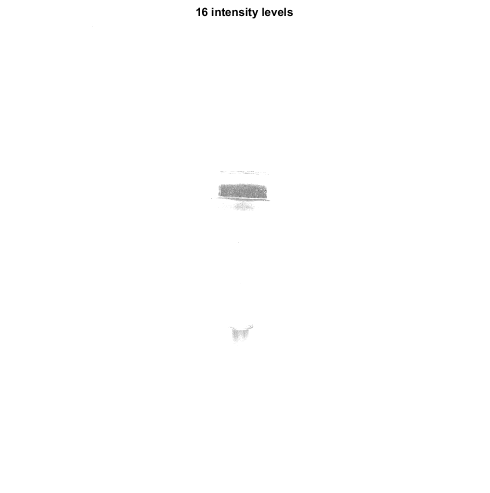
%> input picture Projeto 2/Scripts/drip-bottle-0-15.tif, 980 x 985 px, given in place of drip-bottle-0-15.tif.drip-bottle-0-255.tif, which was not available (shown at 1/2 size)
$ octave main.m   (GNU Octave 9; MATLAB toolbox functions it lacks are replaced by stand-ins)
%> lines starting %> are read from the running program, lines starting %| are printed output that depends on the picture; pictures that were not available may be replaced by others from this repository, and a replacement may not be noted
%> the answer given: drip-bottle-0-15.tif
%> the answer given: drip-bottle-0-255.tif
### Projeto 2/Scripts/changIntensity.m
function changIntensity(f)
%> called with f = 'drip-bottle-0-15.tif.drip-bottle-0-255.tif'
    imagem = imread(f);
%> imagem is the input picture: size 985x980x3 uint8; min 0, max 255, mean 254.4
    handler = figure(1)
    h1 = subplot(2,2,1)
    image = imshow(imagem,[0 255]);
    title("256 intensity levels")
    h2 = subplot(2,2,2)
    image2 = imshow(imagem,[0 128]);
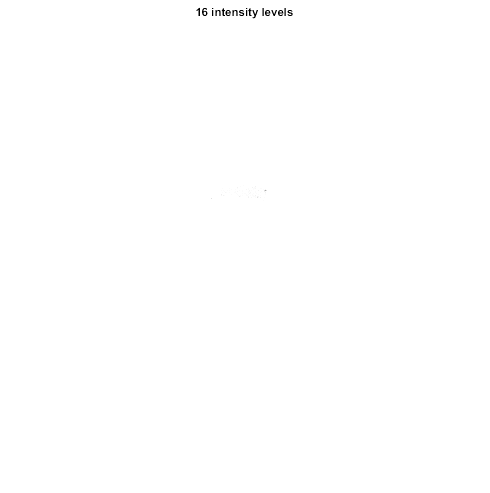
%> displayed picture: size 985x980x3, on the screen's scale of 0 to 255 (shown at 1/2 size); min 0, max 255, mean 254.7
    title("128 intensity levels")
    h3 = subplot(2,2,3)
    image3 = imshow(imagem, [0 64]);
    title("64 intensity levels")
    h4 = subplot(2,2,4)
    image4 = imshow(imagem, [0 32]);
    title("32 intensity levels")
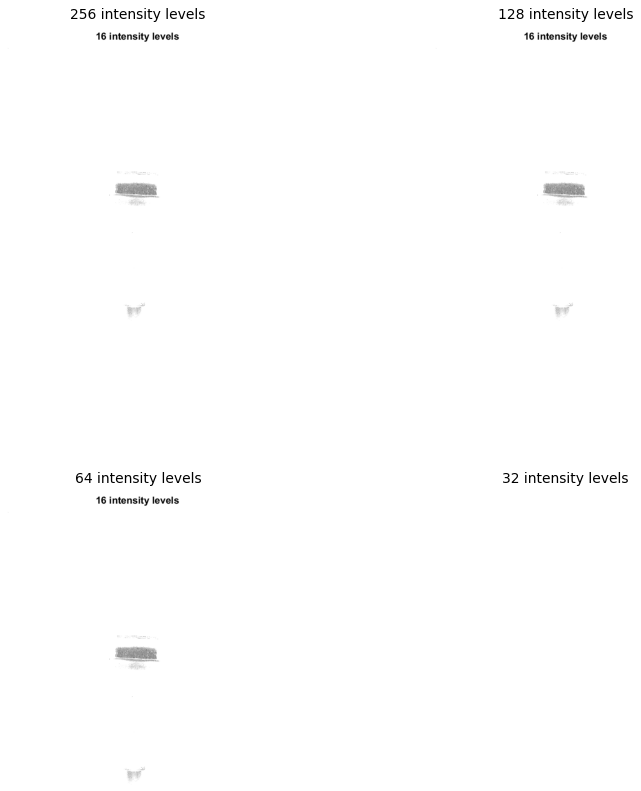
%> figure redrawn from the program's plot data, 4 panels
    saveas(handler, 'four-images','jpg')
end

### Projeto 2/Scripts/imgSave.m
function imgSave(f)
%> called with f = 'drip-bottle-0-15.tif.drip-bottle-0-255.tif'
    imagem = imread(f);
    h1 = figure(1);
    img1 = imshow(imagem,[0 255]);
    title("256 intensity levels")
    saveas(h1, 'drip-bottle-0-255','tiffn')

    h2 = figure(2);
    img2 = imshow(imagem,[0 127]);
    title("128 intensity levels")
    saveas(h2, 'drip-bottle-0-127','tiffn')

    h3 = figure(3);
    img3 = imshow(imagem,[0 63]);
    title("64 intensity levels")
    saveas(h3, 'drip-bottle-0-63','tiffn')

    h4 = figure(4);
    img4 = imshow(imagem,[0 31]);
    title("32 intensity levels")
    saveas(h4, 'drip-bottle-0-31','tiffn')

    h5 = figure(5);
    img5 = imshow(imagem,[0 15]);
    title("16 intensity levels")
    saveas(h5, 'drip-bottle-0-15','tiffn')

    h6 = figure(6);
    img6 = imshow(imagem,[0 7]);
    title("8 intensity levels")
    saveas(h6, 'drip-bottle-0-7','tiffn')

    h7 = figure(7);
    img3 = imshow(imagem,[0 3]);
    title("4 intensity levels")
    saveas(h7, 'drip-bottle-0-3','tiffn')
end

### Projeto 2/Scripts/main.m
%UNIVERSIDADE FEDERAL DO AMAZONAS
%FACULDADE DE TECNOLOGIA
%GPRP&O - GRUPO DE PESQUISA EM RECONHECIMENTO DE PADR誆S E OTIMIZA敲O
%FTL079 - PROCESSAMENTO DIGITAL DE IMAGENS
%PROJETO 2 - Effects of varying the number of intensity levels in a digital
%image
%ARQUIVO - main.m
%AUTOR - Diego Giovanni de Alc鈔tara Vieira
%--------------------------------------------------------------------------
clear all; clc; %clear workspace and console
%Requesting the image file name
img_name = input('Input file name (without extension):','s');
%Requesting the image file format extension
img_type = input('Input file extension (without dot mark):','s');
p = '.'; %introducing the dot separating file name and extension
%concatenate strings file name, dot and file extension
f = strcat(img_name, p, img_type);
%--------------------------------------------------------------------------
changIntensity(f);
imgSave(f);
close all;

$ run again, on Projeto 2/Scripts/drip-bottle-0-255.tif
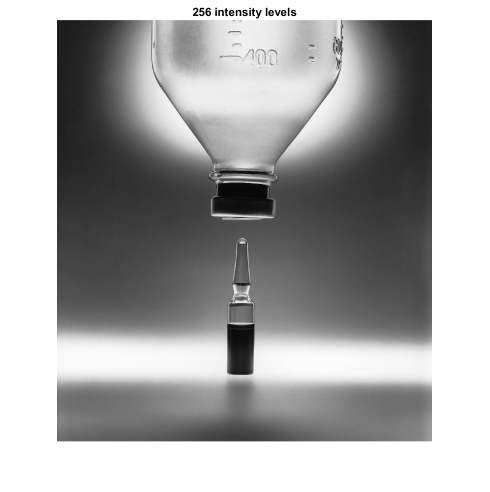
%> input picture Projeto 2/Scripts/drip-bottle-0-255.tif, 980 x 984 px, given in place of drip-bottle-0-255.tif.drip-bottle-0-255.tif, which was not available (shown at 1/2 size)
%> in changIntensity, imagem is the input picture: size 984x980x3 uint8; min 0, max 255, mean 168.2
%> in changIntensity, `image4 = imshow(imagem, [0 32]);`:
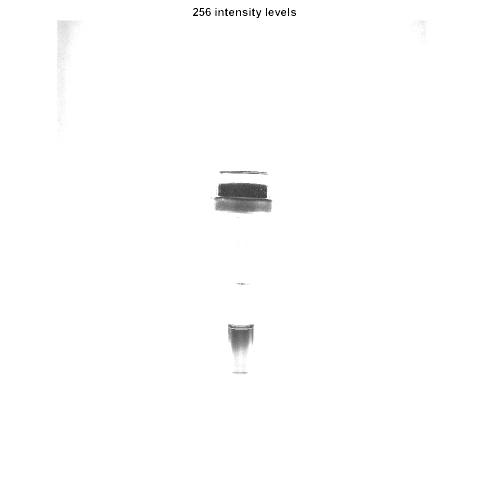
%> displayed picture: size 984x980x3, on the screen's scale of 0 to 255 (shown at 1/2 size); min 0, max 255, mean 253.4
%> in changIntensity, `title("32 intensity levels")`:
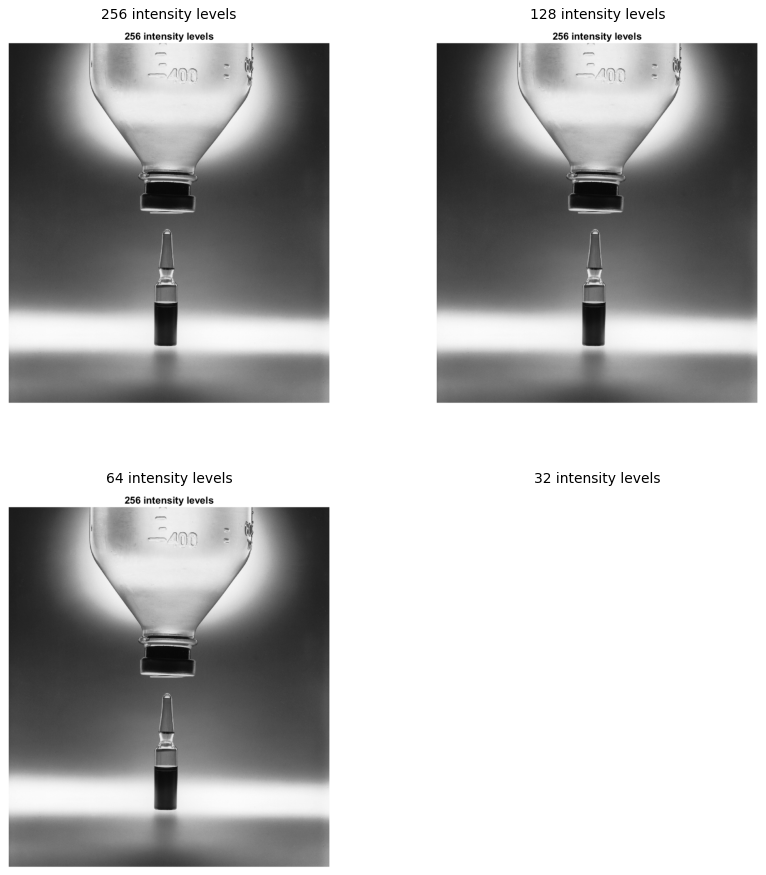
%> figure redrawn from the program's plot data, 4 panels
